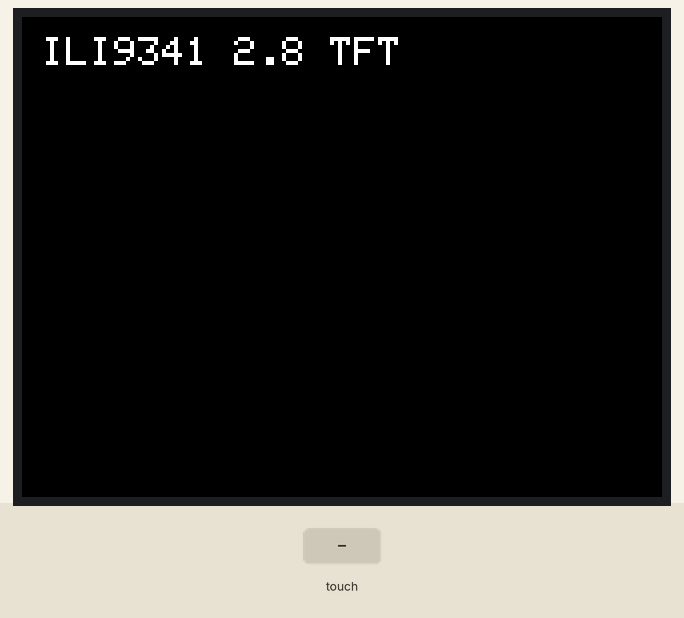
Simulated run of this sketch. Board: Arduino Uno, built with avr-gcc and run on an emulated ATmega328P. Shown: 320×240 colour display. The inputs (shaded band) are chosen by the test bench.

Above: at 1.4 s.
1.5 s: touch panel pressed at 13 % / 10 % of its raw x / y range
At 2.6 s:
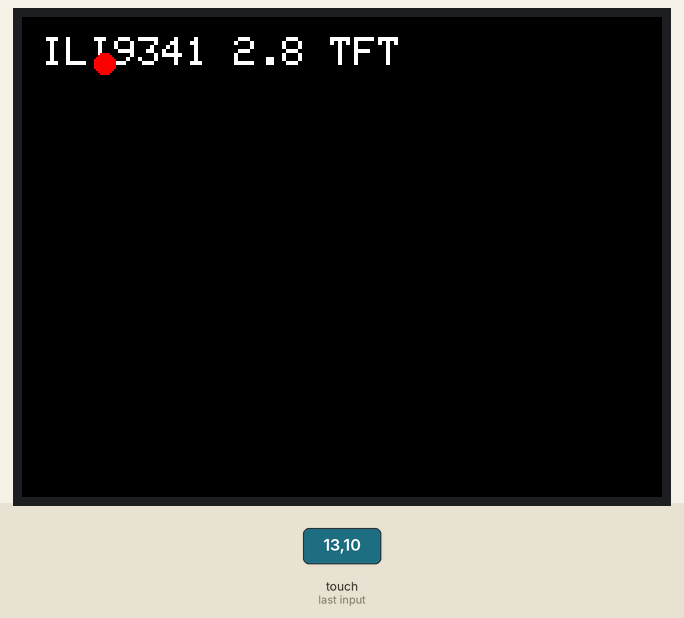
3.0 s: touch panel pressed at 38 % / 10 % of its raw x / y range
At 4.0 s:
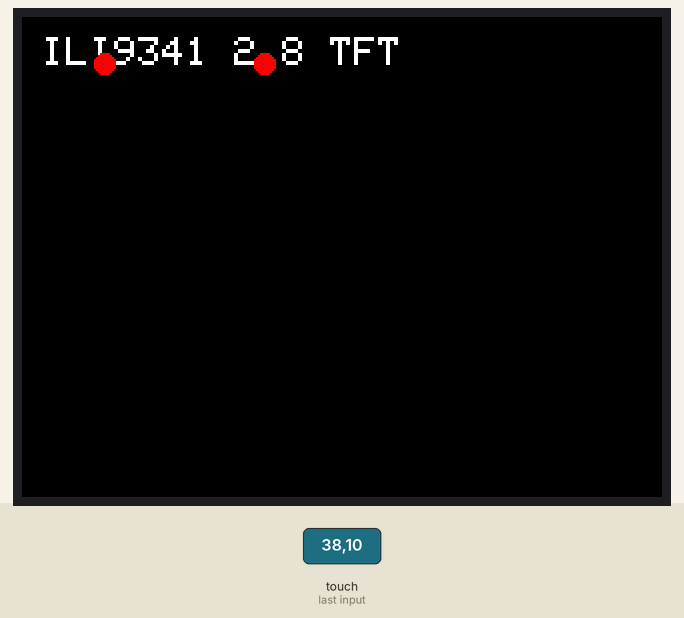
Timing chart, 0 to 6.0 s (numbered marks = the images above; inputs shaded):
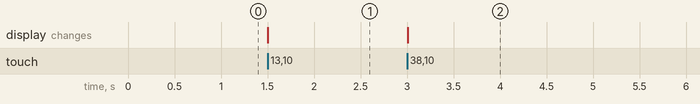

The sketch:

1.ino
```cpp
#include <Adafruit_GFX.h>
#include <Adafruit_ILI9341.h>
#include <XPT2046_Touchscreen.h>

#define TFT_CS 10
#define TFT_DC 9
#define TFT_RST 8

Adafruit_ILI9341 tft = Adafruit_ILI9341(TFT_CS, TFT_DC, TFT_RST);
XPT2046_Touchscreen ts(TFT_CS);

void setup() {
  Serial.begin(115200);
  tft.begin();
  tft.setRotation(3);
  tft.fillScreen(ILI9341_BLACK);
  ts.begin();

  tft.setTextColor(ILI9341_WHITE);
  tft.setTextSize(2);
  tft.setCursor(10, 10);
  tft.println("ILI9341 2.8 TFT");
}

void loop() {
  if (ts.touched()) {
    TS_Point p = ts.getPoint();
    int pixelX = map(p.x, 200, 3700, 0, tft.width());
    int pixelY = map(p.y, 250, 3800, 0, tft.height());
    tft.fillCircle(pixelX, pixelY, 5, ILI9341_RED);
  }
  delay(10);
}
```

Measured:
- after the input at 1.5 s, the display: changes at once (image 1)
- after the input at 3.0 s, the display: changes at once (image 2)
